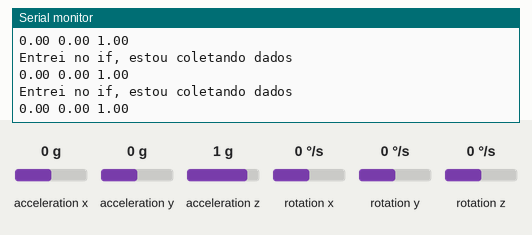
The sketch below on a simulated Arduino Uno, built with avr-gcc and run on an emulated ATmega328P. Parts: the last lines printed to the serial monitor. Wiring (inferred from the names in the program): MPU-6050 motion sensor at I2C address 0x68. The test bench sets the inputs (shaded band); at power-on: acceleration x 0 g, acceleration y 0 g, acceleration z 1 g, rotation x 0 °/s, rotation y 0 °/s, rotation z 0 °/s.

Above: at 12.7 s.
12.8 s: acceleration x set to 0 g
At 12.87 s:
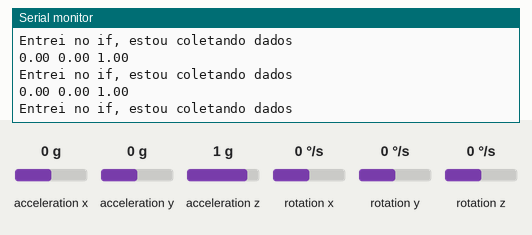
15.8 s: acceleration y set to -0.2 g
At 22.8 s:
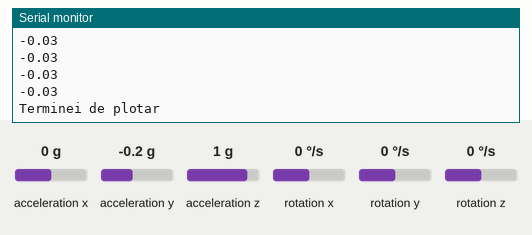

The sketch:

main.ino
```cpp
#include <Wire.h>

// Valores obtidos para compensação
#define GANHO_X  1.0
#define OFFSET_X  0.030000000000000027
#define GANHO_Y  1.0
#define OFFSET_Y  0.0
#define GANHO_Z  1.0
#define OFFSET_Z  0.040000000000000036

// Endereco I2C do sensor MPU-6050
const int MPU = 0x68;

// Variaveis para armazenar valores do sensor
float AccX, AccY, AccZ, Temp, GyrX, GyrY, GyrZ;

// variaveis para salvar os valores de aceleração dos eixos
float aceleracao[100]; // Talvez seja melhor mudar para um array de 3 dimensões para armazenar todos os eixos

// contador para controlar qtd. de iterações
int cont = 0;

// Função para calibrar os dados
void calibrar(float& valor, float ganho, float offset) {
  valor = 1 * valor - offset;
}

void plota(bool setCalibration) {
  // Se setCalibration == true faz a calibração, se false, não faz a calibração
  // Calibração : A_saida = GANHO_EIXO * aceleração i +- offset_EIXO(O OFFSSET depende se a saida for negativa OU POSITIVA)

  Serial.print("Vou plotar os dados\n\n");
  for (int i = 0; i < 100; i++) {
    Serial.println(aceleracao[i]);
    if (i % 20 == 0){
      Serial.print("Printei 25 amostras n calibradas");
    }
  }
  Serial.print("Terminei de plotar amostras n calibradas\n\n");
  Serial.print("Vou plotar imprimir as amostras calibradas\n\n");

  for (int i = 0; i < 100; i++) {
    if (setCalibration) {
      // Aplica calibração se necessário
      calibrar(aceleracao[i], GANHO_X, OFFSET_X);
    }
    Serial.println(aceleracao[i]);
    if (i % 20 == 0){
      Serial.print("Printei 25 amostras calibradas");
    }
  }
  Serial.print("Terminei de plotar\n\n");
  delay(100000);
}


void setup() {
  // Inicializa Serial
  Serial.begin(9600);

  // Inicializa o MPU-6050
  Wire.begin();
  Wire.beginTransmission(MPU);
  Wire.write(0x6B);
  Wire.write(0);
  Wire.endTransmission(true);

  // Configura Giroscópio para fundo de escala desejado
  /*
    Wire.write(0b00000000); // fundo de escala em +/-250°/s
    Wire.write(0b00001000); // fundo de escala em +/-500°/s
    Wire.write(0b00010000); // fundo de escala em +/-1000°/s
    Wire.write(0b00011000); // fundo de escala em +/-2000°/s
  */
  Wire.beginTransmission(MPU);
  Wire.write(0x1B);
  Wire.write(0x00000000);  // Trocar esse comando para fundo de escala desejado conforme acima
  Wire.endTransmission();

  // Configura Acelerometro para fundo de escala desejado
  /*
      Wire.write(0b00000000); // fundo de escala em +/-2g
      Wire.write(0b00001000); // fundo de escala em +/-4g
      Wire.write(0b00010000); // fundo de escala em +/-8g
      Wire.write(0b00011000); // fundo de escala em +/-16g
  */
  Wire.beginTransmission(MPU);
  Wire.write(0x1C);
  Wire.write(0b00011000);  // Trocar esse comando para fundo de escala desejado conforme acima
  Wire.endTransmission();
  Serial.print("Preparando para coletar as 100 amostras\n");
  delay(10000);
}
void loop() {
  // Comandos para iniciar transmissão de dados
  Wire.beginTransmission(MPU);
  Wire.write(0x3B);
  Wire.endTransmission(false);
  Wire.requestFrom(MPU, 14, true); // Solicita os dados ao sensor

  // Armazena o valor dos sensores nas variaveis correspondentes
  AccX = Wire.read() << 8 | Wire.read(); //0x3B (ACCEL_XOUT_H) & 0x3C (ACCEL_XOUT_L)
  AccY = Wire.read() << 8 | Wire.read(); //0x3D (ACCEL_YOUT_H) & 0x3E (ACCEL_YOUT_L)
  AccZ = Wire.read() << 8 | Wire.read(); //0x3F (ACCEL_ZOUT_H) & 0x40 (ACCEL_ZOUT_L)
  Temp = Wire.read() << 8 | Wire.read(); //0x41 (TEMP_OUT_H) & 0x42 (TEMP_OUT_L)
  GyrX = Wire.read() << 8 | Wire.read(); //0x43 (GYRO_XOUT_H) & 0x44 (GYRO_XOUT_L)
  GyrY = Wire.read() << 8 | Wire.read(); //0x45 (GYRO_YOUT_H) & 0x46 (GYRO_YOUT_L)
  GyrZ = Wire.read() << 8 | Wire.read(); //0x47 (GYRO_ZOUT_H) & 0x48 (GYRO_ZOUT_L)

  // Imprime na Serial os valores obtidos
  /* Alterar divisão conforme fundo de escala escolhido:
      Acelerômetro
      +/-2g = 16384
      +/-4g = 8192
      +/-8g = 4096
      +/-16g = 2048

      Giroscópio
      +/-250°/s = 131
      +/-500°/s = 65.6
      +/-1000°/s = 32.8
      +/-2000°/s = 16.4
  */

  Serial.print((AccX / 2048));
  Serial.print(" ");
  Serial.print(AccY / 2048);
  Serial.print(" ");
  Serial.println(AccZ / 2048);

  // Salva as 100 amostras positivas ou negativas em +- 1g
  // Para trocar o eixo basta mudar Acc<eixo> para 'x', 'y' ou 'z'
  if ((AccX / 2048) <= 0 && (cont < 100)) {
    Serial.print("Entrei no if, estou coletando dados\n\n");
    aceleracao[cont] = AccX / 2048;
    cont += 1;
  }

  if (cont == 100) {
    cont = 0;
    Serial.print("Entrei no plot\n");
    plota(true); // Define como true para calibrar os dados ao plotar
  }

  // Atraso de 100ms
  delay(100);
}
```

Measured:
- the behaviour switches between 0 and -0.1 g on acceleration y (found by bisection; images 1 and 2)
- after the input at 15.8 s, the serial monitor: prints a new line after 0.08 s (image 2)
